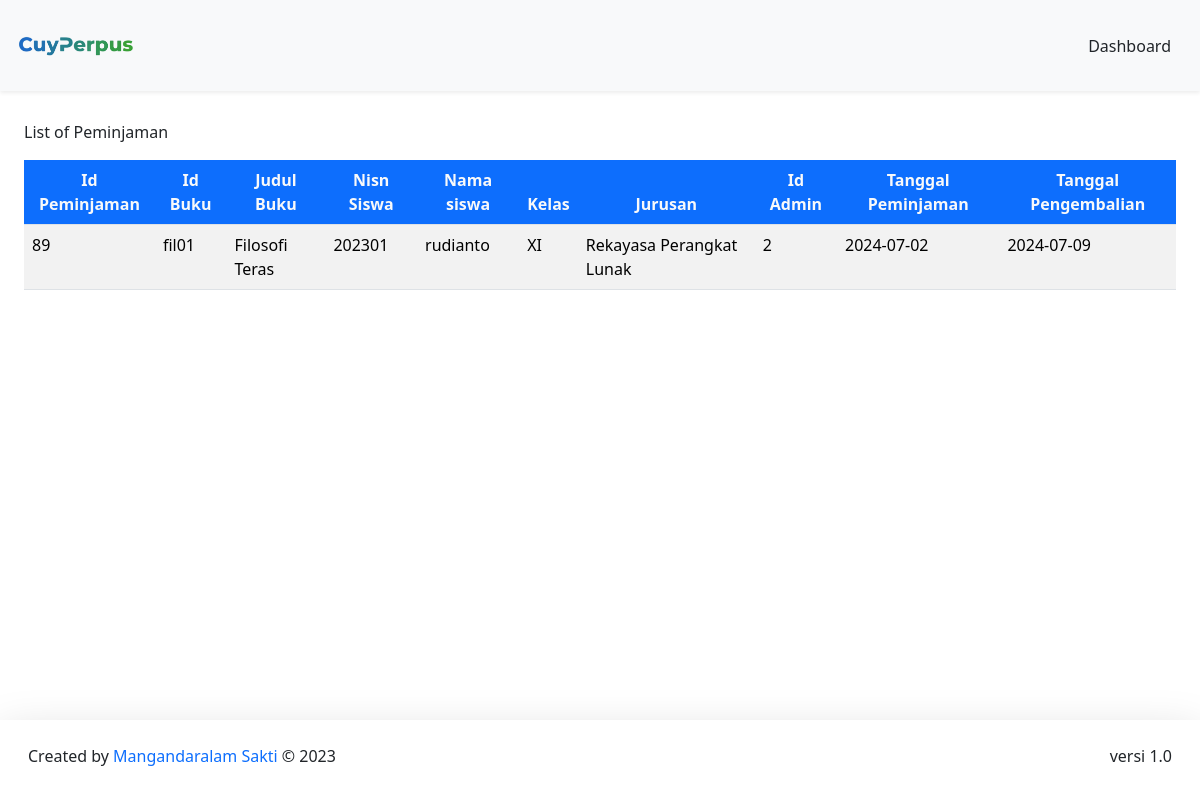
The app's page /sistemsekolah/DashboardAdmin/peminjaman/peminjamanBuku.php, older data.
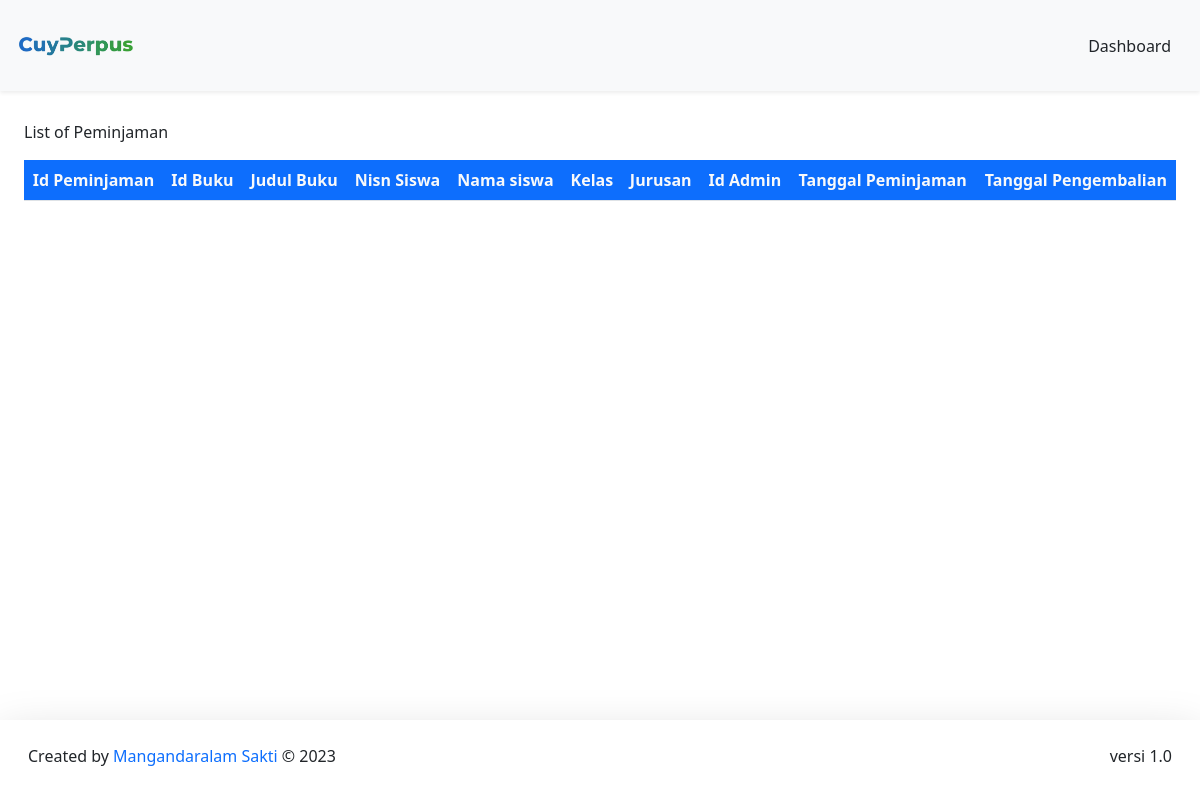
The same page, newer data.
### tables this page shows
CREATE TABLE `peminjaman` (
  `id_peminjaman` int(11) NOT NULL AUTO_INCREMENT,
  `id_buku` varchar(20) NOT NULL,
  `nisn` int(11) NOT NULL,
  `id_admin` int(11) NOT NULL,
  `tgl_peminjaman` date NOT NULL,
  `tgl_pengembalian` date NOT NULL,
  PRIMARY KEY (`id_peminjaman`),
  FOREIGN KEY (`id_buku`) REFERENCES `buku` (`id_buku`),
  FOREIGN KEY (`nisn`) REFERENCES `member` (`nisn`),
  FOREIGN KEY (`id_admin`) REFERENCES `admin` (`id`)
);

CREATE TABLE `buku` (
  `cover` varchar(255) NOT NULL,
  `id_buku` varchar(20) NOT NULL UNIQUE,
  `kategori` varchar(255) NOT NULL,
  `judul` varchar(255) NOT NULL,
  `pengarang` varchar(255) NOT NULL,
  `penerbit` varchar(255) NOT NULL,
  `tahun_terbit` date NOT NULL,
  `jumlah_halaman` int(11) NOT NULL,
  `buku_deskripsi` text NOT NULL,
  PRIMARY KEY (`id_buku`)
);

CREATE TABLE `member` (
  `nisn` int(11) NOT NULL UNIQUE,
  `kode_member` varchar(12) NOT NULL UNIQUE,
  `nama` varchar(255) NOT NULL,
  `password` varchar(255) NOT NULL,
  `jenis_kelamin` varchar(20) NOT NULL,
  `kelas` varchar(5) NOT NULL,
  `jurusan` varchar(50) NOT NULL,
  `no_tlp` varchar(20) NOT NULL,
  `tgl_pendaftaran` date NOT NULL,
  PRIMARY KEY (`nisn`)
);

### sistemsekolah/config/config.php (called while the page is built, shortened)
<?php
$host = "127.0.0.1";
$username = "root";
$password = "";
$database_name = "perpustakaan";
$connection = mysqli_connect($host, $username, $password, $database_name);
function queryReadData($dataKategori) {
  global $connection;
  $result = mysqli_query($connection, $dataKategori);
  $items = [];
  while($item = mysqli_fetch_assoc($result)) {
    $items[] = $item;
  }
  return $items;
}
?>

### sistemsekolah/DashboardAdmin/peminjaman/peminjamanBuku.php (the view, shortened to what this page needs)
<?php
require "../../config/config.php";
$dataPeminjam = queryReadData("SELECT peminjaman.id_peminjaman, peminjaman.id_buku, buku.judul, peminjaman.nisn, member.nama, member.kelas, member.jurusan, peminjaman.id_admin,  peminjaman.tgl_peminjaman, peminjaman.tgl_pengembalian
FROM peminjaman
INNER JOIN member ON peminjaman.nisn = member.nisn
INNER JOIN buku ON peminjaman.id_buku = buku.id_buku");
?>
<!DOCTYPE html>
<html lang="en">
  <head>
    <link href="https://cdn.jsdelivr.net/npm/bootstrap@5.3.2/dist/css/bootstrap.min.css" rel="stylesheet">
  </head>
  <body>
  <nav class="navbar fixed-top bg-body-tertiary shadow-sm">
      <div class="container-fluid p-3">
        <a class="navbar-brand" href="#">
          <img src="../../assets/logoNav.png" alt="logo" width="120px">
        </a>
        <a class="btn btn-tertiary" href="../dashboardAdmin.php">Dashboard</a>
      </div>
    </nav>
    <div class="p-4 mt-5">
    <div class="mt-5">
    <caption>List of Peminjaman</caption>
      <div class="table-responsive mt-3">
        <table class="table table-striped table-hover">
        <thead class="text-center">
          <tr>
            <th class="bg-primary text-light">Id Peminjaman</th>
            <th class="bg-primary text-light">Id Buku</th>
            <th class="bg-primary text-light">Judul Buku</th>
            <th class="bg-primary text-light">Nisn Siswa</th>
            <th class="bg-primary text-light">Nama siswa</th>
            <th class="bg-primary text-light">Kelas</th>
            <th class="bg-primary text-light">Jurusan</th>
            <th class="bg-primary text-light">Id Admin</th>
            <th class="bg-primary text-light">Tanggal Peminjaman</th>
            <th class="bg-primary text-light">Tanggal Pengembalian</th>
          </tr>
        </thead>
       <?php foreach ($dataPeminjam as $item) : ?>
      <tr>
       <td><?= $item["id_peminjaman"]; ?></td>
      <td><?= $item["id_buku"]; ?></td>
      <td><?= $item["judul"]; ?></td>
      <td><?= $item["nisn"]; ?></td>
      <td><?= $item["nama"]; ?></td>
      <td><?= $item["kelas"]; ?></td>
      <td><?= $item["jurusan"]; ?></td>
      <td><?= $item["id_admin"]; ?></td>
      <td><?= $item["tgl_peminjaman"]; ?></td>
      <td><?= $item["tgl_pengembalian"]; ?></td>
      </tr>
      <?php endforeach;?>
    </table>
    </div>
    </div>
  </div>
  <footer class="fixed-bottom shadow-lg bg-subtle p-3">
      <div class="container-fluid d-flex justify-content-between">
      <p class="mt-2">Created by <span class="text-primary"> Mangandaralam Sakti</span> © 2023</p>
      <p class="mt-2">versi 1.0</p>
      </div>
    </footer>
  </body>
</html>

Row changes from the older to the newer data that the page shows:
removed peminjaman: id_peminjaman "89", id_buku "fil01", id_buku.judul "Filosofi Teras", nisn "202301", member.nama "rudianto", member.kelas "XI", member.jurusan "Rekayasa Perangkat Lunak", id_admin "2", tgl_peminjaman "2024-07-02", tgl_pengembalian "2024-07-09"
